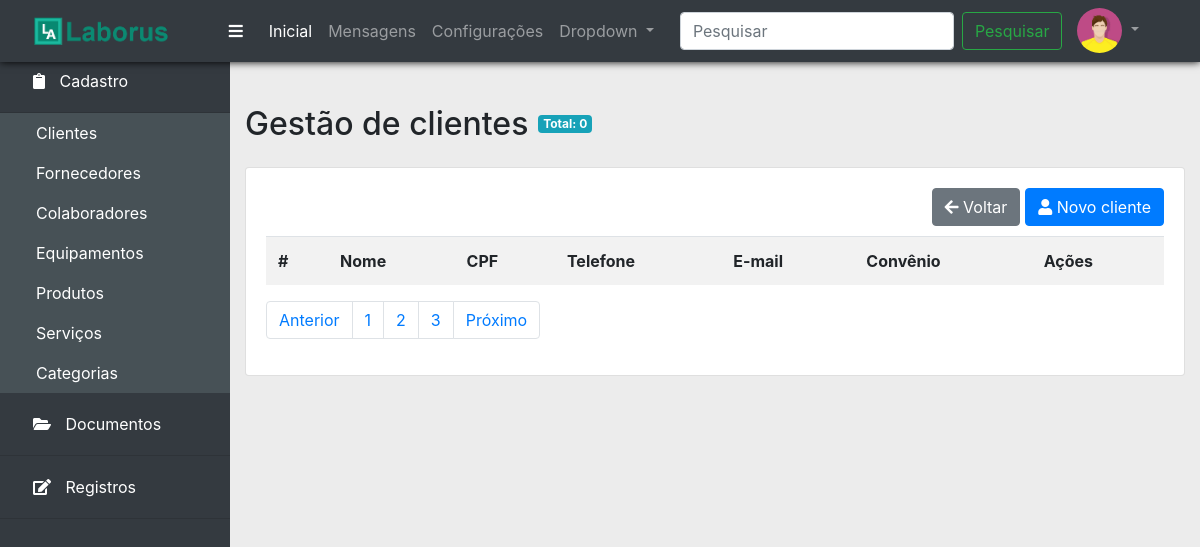
The app's page /clientes.php, older data.
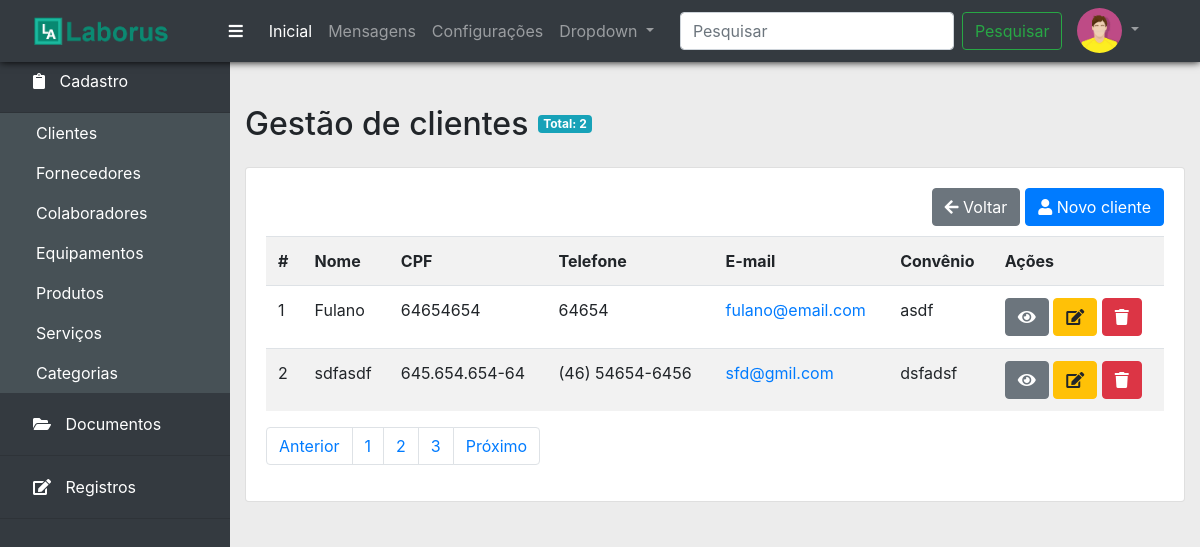
The same page, newer data.
### tables this page shows
CREATE TABLE `clientes` (
  `id` int NOT NULL AUTO_INCREMENT,
  `nome` varchar(75) NOT NULL,
  `cpf` varchar(14) NOT NULL,
  `email` varchar(150) NOT NULL,
  `telefone` varchar(15) DEFAULT NULL,
  `convenio` varchar(150) DEFAULT NULL,
  `num_convenio` varchar(45) DEFAULT NULL,
  `cep` varchar(45) DEFAULT NULL,
  `logradouro` varchar(150) DEFAULT NULL,
  `numero` varchar(45) DEFAULT NULL,
  `complemento` varchar(150) DEFAULT NULL,
  `bairro` varchar(100) DEFAULT NULL,
  `cidade` varchar(100) DEFAULT NULL,
  `estado` varchar(2) DEFAULT NULL,
  `usuario_id` int NOT NULL,
  PRIMARY KEY (`id`),
  KEY `fk_clientes_colaboradores1_idx` (`usuario_id`),
  CONSTRAINT `fk_clientes_colaboradores1` FOREIGN KEY (`usuario_id`) REFERENCES `colaboradores` (`id`)
);

### bd/itens_menu.php (called while the page is built)
<?php
$itens_menu = [
			[
				'item' => 'Cadastro',
				'icon' => 'clipboard',
				'opcoes' => [
					['nome' => 'Clientes', 'link' => 'clientes.php'],
					['nome' => 'Fornecedores', 'link' => 'fornecedores.php'],
					['nome' => 'Colaboradores', 'link' => 'colaboradores.php'],
					['nome' => 'Equipamentos', 'link' => 'equipamentos.php'],
					['nome' => 'Produtos', 'link' => 'produtos.php'],
					['nome' => 'Serviços', 'link' => 'servicos.php'],
					['nome' => 'Categorias', 'link' => 'categorias.php']
				],
			],
			[
				'item' => 'Documentos',
				'icon' => 'folder-open',
				'opcoes' => [
					['nome' => 'Lista mestra', 'link' => '#'],
					['nome' => 'Documentos externos', 'link' => '#'],
					['nome' => 'Procedimentos', 'link' => '#'],
					['nome' => 'Instruções de trabalho', 'link' => '#'],
					['nome' => 'Obsoletos', 'link' => '#'],
					['nome' => 'Em revisão/Elaboração','link' => '#'],
					['nome' => 'Manuais','link' => '#'],
					['nome' => 'Anexos', 'link' => '#']
				]
			],
			[
				'item' => 'Registros',
				'icon' => 'edit',
				'opcoes' => [
					['nome' => 'Organização', 'link' => '#'],
					['nome' => 'Pessoal', 'link' => '#'],
					['nome' => 'Equipamentos', 'link' => '#'],
					['nome' => 'Compras', 'link' => '#'],
					['nome' => 'Análise crítica de contratos', 'link' => '#'],
					['nome' => 'Reclamações', 'link' => '#'],
					['nome' => 'Trabalho não conforme', 'link' => '#'],
					['nome' => 'Controle de registros', 'link' => '#'],
					['nome' => 'Gestão de riscos', 'link' => '#'],
					['nome' => 'Melhorias', 'link' => '#'],
					['nome' => 'Ações corretivas', 'link' => '#'],
					['nome' => 'Auditorias', 'link' => '#'],
					['nome' => 'Análise crítica pela gerencia', 'link' => '#'],
					['nome' => 'Plano de ação', 'link' => '#']
				]
			],
		];
?>

### clientes.php (the view, shortened to what the changed rows need)
<?php
include_once('bd/conexao.php');
$sql = "SELECT * FROM clientes";
$qr = mysqli_query($conexao, $sql);
$clientes = mysqli_fetch_all($qr, MYSQLI_ASSOC);
include_once('layout/header.php');
include_once('layout/sidebar.php');
 ?>
<div class="col">
<h2 class="titulo">Gestão de clientes</h2>
<span class="badge badge-info totais">Total: <?php echo count($clientes); ?></span>
  <div class="card">
    <div class="card-body">
      <br>
      <br>
      <table class="table table-striped table-hover">
    <tr>
      <th>#</th>
      <th>Nome</th>
      <th>CPF</th>
      <th>Telefone</th>
      <th>E-mail</th>
      <th>Convênio</th>
      <th>Ações</th>
    </tr>
    <?php foreach($clientes as $chave => $cliente): ?>
    <tr>
      <td><?php echo $chave + 1; ?></td>
      <td><?= $cliente['nome'] ?></td>
      <td><?= $cliente['cpf'] ?></td>
      <td><?= $cliente['telefone']  ?></td>
      <td>
        <a href="mailto:<?= $cliente['email']  ?>">
          <?= $cliente['email']  ?>
        </a>
      </td>
      <td><?= $cliente['convenio']  ?></td>
      <td>
        <a href="#" class="btn btn-secondary">
          <i class="fas fa-eye"></i>
        </a>
        <a href="#" class="btn btn-warning">
          <i class="fas fa-edit"></i>
        </a>
        <a href="gerencia_clientes.php?id=<?php echo $cliente['id']; ?>&acao=deletar" class="btn btn-danger" onclick="return confirm('Deseja realmente deletar?')">
          <i class="fas fa-trash"></i>
        </a>
      </td>
    </tr>
    <?php endforeach; ?>
  </table>
  </div>
</div>
</div>
<?php
  include_once('layout/footer.php');
?>

### layout/sidebar.php
<?php include_once('bd/itens_menu.php'); ?>
<div class="container-fluid">
  <div class="row">
    <div class=" sidebar" id="sidebar">
      <div class="accordion" id="accordionExample">
        <?php foreach($itens_menu as $chave => $menu) : ?>
          <div class="card">
            <div class="card-header" id="headingOne">
              <h5 class="mb-0">
                <button class="btn btn-link" type="button" data-toggle="collapse" data-target="#subitens<?php echo $chave; ?>" aria-expanded="true" aria-controls="collapseOne">
                  <i class="fas fa-<?php echo $menu['icon']; ?> icone-sidebar"></i> <?php echo $menu['item'] ?>
                </button>
              </h5>
            </div>
            <div id="subitens<?php echo $chave; ?>" class="collapse <?php echo ($chave == 0 ? 'show' : ''); ?>" aria-labelledby="headingOne" data-parent="#accordionExample">
              <div class="card-body">
                <ul class="nav flex-column menu-lateral">
                  <?php foreach($menu['opcoes'] as $subitem): ?>
                    <li class="nav-item"><a class="nav-link" href="<?php echo $subitem['link']; ?>"><?php echo $subitem['nome']; ?></a></li>
                  <?php endforeach; ?>
                </ul>
              </div>
            </div>
          </div>
        <?php endforeach; ?>
      </div>
    </div>
    <div class="content" id="main-content">
        <div class="row conteudo">

Row changes from the older to the newer data that the page shows:
added clientes: nome "Fulano", cpf "64654654", telefone "64654", email "fulano@email.com", convenio "asdf"
added clientes: nome "sdfasdf", cpf "645.654.654-64", telefone "(46) 54654-6456", email "sfd@gmil.com", convenio "dsfadsf"
Text that changed along with them:
count($clientes): "0" → "2"
